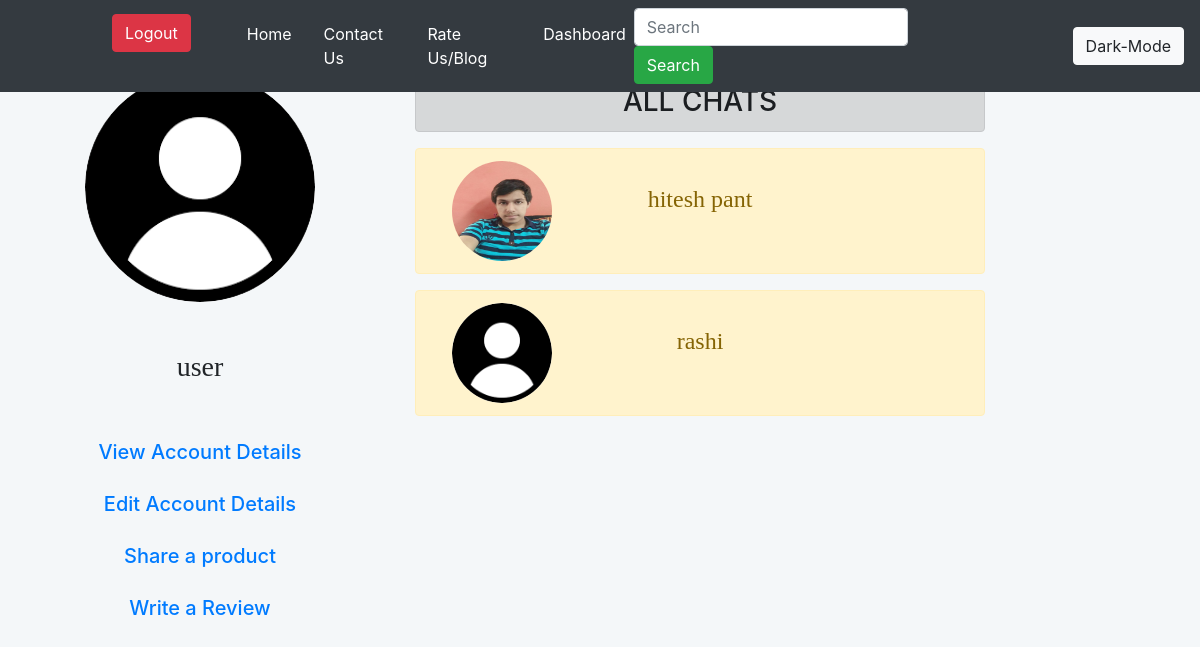
/chat_page.php (signed in), run on the app's committed database.
### tables this page shows
CREATE TABLE `users` (
  `user_id` int(100) NOT NULL,
  `user_name` varchar(100) NOT NULL,
  `user_email` varchar(100) NOT NULL,
  `user_password` varchar(100) NOT NULL,
  `user_phone` decimal(10,0) NOT NULL,
  `user_institute` varchar(200) NOT NULL,
  `user_place` varchar(200) NOT NULL,
  `user_gender` varchar(10) NOT NULL,
  `user_profile_picture` varchar(200) NOT NULL DEFAULT 'user.png'
);

### chat_page.php (the view, shortened to what this page needs)
<?php
  $con = mysqli_connect("localhost", "root", "", "minor2");
  $userprofile = $_SESSION['username'];
  $Query = "select * from users where user_name = '$userprofile'";
  $runQuery = mysqli_query($con, $Query);
  $data = mysqli_fetch_assoc($runQuery);
  $profile_pic = $data['user_profile_picture'];
  $userID = $data['user_id'];
?>
<!DOCTYPE html>
<html lang="en">
<head>
    <link rel="stylesheet" href="css/bootstrap.min.css">
    <link rel="stylesheet" href="style.css">
</head>
<body>
  <nav class="navbar navbar-expand-lg navbar-dark bg-dark fixed-top">
    <div class="collapse navbar-collapse" id="navbarSupportedContent">
      <ul class="navbar-nav mr-auto ml-5">
        <li class="nav-item active ml-5">
          <a class="btn btn-danger" role="button" href="logout.php">Logout <span class="sr-only">(current)</span></a>
        </li>
        <li class="nav-item active ml-5">
          <a class="nav-link" href="index.php">Home<span class="sr-only">(current)</span></a>
        </li>
        <li class="nav-item active ml-3">
          <a class="nav-link" href="contact_session.php">Contact Us <span class="sr-only">(current)</span></a>
        </li>
        <li class="nav-item active ml-3">
          <a class="nav-link" href="review.php">Rate Us/Blog<span class="sr-only">(current)</span></a>
        </li>
        <li class="nav-item active ml-3">
          <a class="nav-link" href="dashboard.php">Dashboard<span class="sr-only">(current)</span></a>
        </li>
      </ul>
      <form class="form-inline my-2 my-lg-0 mr-5" action="" method="POST">
        <input class="form-control mr-sm-2 " type="search" placeholder="Search" aria-label="Search" name="search_area">
        <button class="btn btn-success my-2 my-sm-0 mr-5" type="submit" name="search_btn" name='search_btn'>Search</button>
      </form>
      <input id="mode" type="button" class="btn btn-light" value="Dark-Mode" onclick="change()">
    </div>
  </nav>
        <br><br><br>
    <div class="container-fluid">
        <div class="row ">
            <div class="col-sm-4 text-center" >
                <?php echo"<img width='230' height='230' src='user_images/$profile_pic' alt='profile_pic' style='border-radius: 130px;'>" ?>
                <h3 class="mt-5 mb-5" style="font-family:Stencil;"><?php echo $userprofile;?></h3>
                <a href="view_account_details.php" class="nav-link"><h5>View Account Details</h5></a>
                <a href="edit_Account_details.php" class="nav-link mt-1"><H5>Edit Account Details</h5></a>
                <a href="insert_product.php" class="nav-link mt-1"><H5>Share a product</h5></a>
                <a href="review.php" class="nav-link mt-1"><H5>Write a Review</h5></a>
            </div>
            <div class="col-sm-6">
                <h3 class="text-center alert alert-dark">ALL CHATS</h3>
                <?php
                    $show_users = "select * from users where user_id!=$userID";
                    $run_show_users = mysqli_query($con, $show_users);
                    while($user_result = mysqli_fetch_array($run_show_users))
                    {
                        $user_id = $user_result['user_id'];
                        $user_name = $user_result['user_name'];
                        $user_profile_pic = $user_result['user_profile_picture'];
                        echo "
                        <a href='chat_room.php?user=$user_id'>
                        <div class='card mb-3 alert alert-warning'>
                            <div class='row'>
                                <div class='col-sm-4'>
                                    <img src='user_images/$user_profile_pic' height=100 width=100 alt='' class='ml-3' style='border-radius:1000px;'>
                                </div>
                                <div class='col-sm-4'>
                                    <h4 class='text-center mt-4' style='font-family:verdana;''>$user_name</h4>
                                </div>
                            </div>
                        </div>
                        </a>
                        ";
                    }
                ?>
            </div>
        </div>
    </div>
</body>
</html>

### style.css (style rules this page uses)
body { opacity:0; background: #f4f7f9; }

### data on the page
users: user_profile_picture (placeholder picture)
users: user_profile_picture (picture), user_name "hitesh pant"
users: user_profile_picture (placeholder picture), user_name "rashi"

### other printed values
$userprofile "user"
